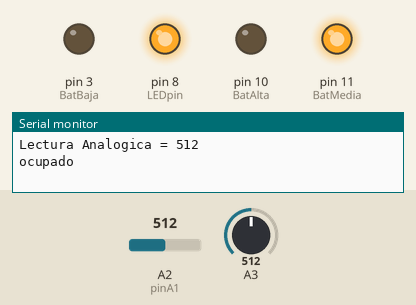
A sketch run on a simulated Arduino Uno, built with avr-gcc and run on an emulated ATmega328P. Parts: output pins drawn as LEDs (lit = HIGH), the last lines printed to the serial monitor. The inputs (shaded band) are chosen by the test bench; at power-on: A2 (pinA1) = 512, A3 = 512.

Above: at 2.2 s.
2.3 s: A2 (pinA1) set to 874
5.5 s: A2 (pinA1) set to 903
At 6.1 s:
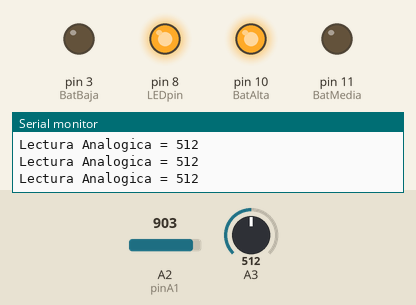
8.5 s: A2 (pinA1) set to 716
At 9.6 s:
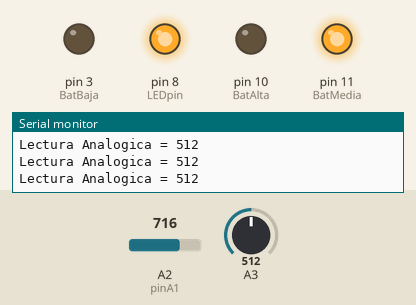
10.0 s: A2 (pinA1) set to 900
At 11.4 s:
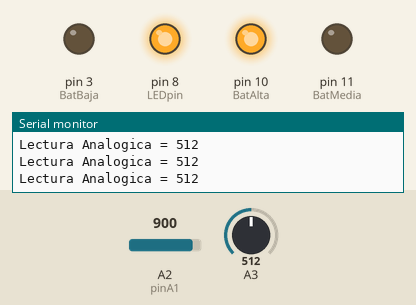
Timing chart, 0 to 13.0 s (numbered marks = the images above; inputs shaded):
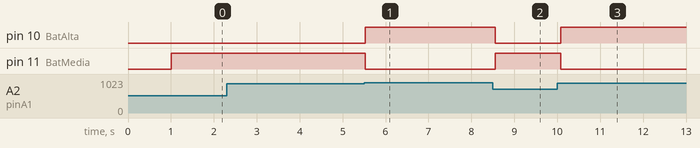

Measured:
- the behaviour switches between 886 and 887 on A2 (pinA1) (found by bisection; images 0 and 1)
- after the input at 5.5 s, pin 10 (BatAlta): LOW → HIGH at once; pin 11 (BatMedia): HIGH → LOW at once
- after the input at 8.5 s, pin 10 (BatAlta): HIGH → LOW after 0.06 s; pin 11 (BatMedia): LOW → HIGH after 0.06 s
- after the input at 10.0 s, pin 10 (BatAlta): LOW → HIGH after 0.08 s; pin 11 (BatMedia): HIGH → LOW after 0.08 s

The sketch:

CONFIG_SENSOR_NANO.ino
```cpp
  #include <SoftwareSerial.h>  //Libreria para realizar la conexión Serial
  #define pinA1 2
  #define LEDpin 8
  #define BatAlta 10
  #define BatMedia 11
  #define BatBaja 3
  #define AnalogPin 3

int limiteMaximoBateria;
int *bateria_Actual;
int bateria_Act;
int *bateria_Anterior;
int bateria_Ant;
String estado;     //Estado del sensor de presion -> Puede ser "ocupado" o "desocupado"
int ResRead;         // La Lectura de la Resistencia por División de Tensión.
int *pContador = 0;    // Contador único para detectar el primer estado de la cama al iniciar el sistema.
int contador=0;
SoftwareSerial SUART(9,7);  //Comunicación serial con el ESP 8266.

//------------------------------ SET UP----------------------
void setup()
{
  Serial.begin(115200);       // Enviaremos la información de depuración a través del Monitor de Serial.
  iniciarConfiguracion();
  limiteMaximoBateria = calibrarBateria(1000, 470, 9);
  pContador = &contador;
  bateria_Anterior = &bateria_Ant;
  bateria_Actual = &bateria_Act;
}

// ---------------------------- LOOP -----------------------
void loop()
{
  //Sensar nivel de la bateria
  int porcentajeBateria = leerPorcentajeBateria(limiteMaximoBateria);
  *bateria_Actual = enviarBateria(porcentajeBateria);
  if( contador == 1){
    enviarEstadoBateria(*bateria_Anterior,*bateria_Actual);
  }
  //Lectura del sensor
  int lectura = leerSensor(AnalogPin);
  // Detección del estado inicial del sensor y envio al ESP8266 a traves del método print.
  lecturaInicial(estado,lectura,*pContador,*bateria_Actual);
  //Envio de datos unicamente cuando existe un cambio de estado.
  estado = enviarDatosSerial(lectura,estado);
  delay(500); //Cien “ms” de espera en cada lectura
}

//------------------------- FUNCIONES ----------------------

void iniciarConfiguracion(){
  SUART.begin(115200);        // BaudRate al que trabaja el ESP8266.
  pinMode(LEDpin, OUTPUT);    // Pin de salida de LED conxión.
  // Luces LED indicadoras de porcentaje de batería.
  pinMode(BatBaja,OUTPUT);
  pinMode(BatMedia,OUTPUT);
  pinMode(BatAlta,OUTPUT);

  while(!Serial){             // Se asegura de realizar la conexión serial antes de avanzar al ciclo infinito.
  }
  // Luz LED indicadora de bateria.
  digitalWrite(LEDpin, HIGH); // Enciende el LED indicador del sistema activo.;
  // Mensaje de bienvenida.
  Serial.println("Bienvenidos a Get A Bed v1.0");

}

int leerSensor(int analogPin){
  ResRead = analogRead(analogPin); // La Resistencia es igual a la lectura del sensor (Analog 0)
  Serial.print("Lectura Analogica = ");
  Serial.println(ResRead);
  return ResRead;
}

void lecturaInicial(String &estado, int lectura,int &contador,int &porcentaje){
    if(lectura>500 & contador == 0){
      estado = "ocupado";
      Serial.print("ocupado");
      SUART.print('o');
      delay(3000);
    } else if(lectura<500 & contador == 0) {
      estado = "desocupado";
      SUART.print('d');
      delay(3000);
    }

    if(contador == 0){
      *bateria_Anterior = porcentaje;
      SUART.print(porcentaje);
    }
      // Bandera para detener la detección inicial del sensor.
    if(contador == 0){
      contador = contador + 1;
    }
}

String enviarDatosSerial(int lectura, String estado){
  if(lectura>500 && estado.equals("desocupado")){
    estado = "ocupado";
    SUART.print('o');
    Serial.println("Ocupado");
  } else if (ResRead<500 && estado.equals("ocupado")){
    estado = "desocupado";
    SUART.print('d');
    Serial.println("Desocupado");
  }
  return estado;
}
/**
   @brief   Función que se debe utilizar de forma obligatoria si se requiere obtener el porcentaje de batería.
            Es necesario que se implemente un divisor de voltaje.
            Establece el voltaje máximo de entrada que entrega la batería en el rango de [0, 1023].
            Debe utilizarse en la función setup() luego de inicializar las variables de la librería.
   @param   rBajo: valor de la resistencia en Ohmios (Ω) que se encuentra conectada al negativo.
   @param   rArriba: valor de la resistencia en Ohmios Ohmios (Ω) que está conectada al positivo.
   @param   VIn: voltaje de la batería, puede indicar un voltaje nominal o realizar mediciones con un multímetro.
*/
int calibrarBateria(float rBajo, float rArriba, float vIn) {
  float vMax = (rBajo / (rBajo + rArriba)) * vIn;
  int limiteMaximoBateria = (int)(vMax * (1023 / 5));
  Serial.print("Calibrado! - El valor analogico maximo de bateria es = ");
  Serial.println(limiteMaximoBateria);
  delay(1000);
  return limiteMaximoBateria;
}

/**
   @brief   Función que se encarga de mapear el nivel de la batería en el rango de [0, 100]
   @return  porcentajeBateria: valor de tipo int que indica el nivel actual de carga de la batería.
*/
int leerPorcentajeBateria(int limiteMaximoBateria) {
  int bateria = analogRead(pinA1);
  delay(5); // permite que se estabilice el convertidor analógico-digital (ADC).
  int porcentajeBateria = map((int) bateria, 0, limiteMaximoBateria, 0, 100);
  return porcentajeBateria;
}

/**
    @brief   Obtiene el nivel de bateria más bajo que ha sido censado.
             Si existe una caída del nivel de la batería mayor al 5% el porcentaje no cambiará.
    @param   porcentajeBatería: valor que será leído continuamente en el programa.
    @return  nivelBateriaMayor: devuelve el porcentaje de batería mayor que ha sido leído.
*/
int compararNivelBateria(int porcentajeBateria) {
  int nivelBateriaMayor = 100;
  if ((porcentajeBateria <= nivelBateriaMayor)) {
    nivelBateriaMayor = porcentajeBateria;
  }
  if ((porcentajeBateria > nivelBateriaMayor - 5)) {
    nivelBateriaMayor = porcentajeBateria;
  }
  return nivelBateriaMayor;
}

/**
   @brief   Función que determina el envío de la batería dado cierto intervalo de tiempo.
            La batería solo se envía cuando el nivel es mayor a 30%.
   @param   porcentaje:
*/
int enviarBateria(int porcentaje)
{
  int porcentaje_real = compararNivelBateria(porcentaje);
  if (porcentaje_real > 70) {
    digitalWrite(BatAlta,HIGH);
    digitalWrite(BatMedia,LOW);
    digitalWrite(BatBaja,LOW);
  } else if (30<porcentaje_real <=70){
    digitalWrite(BatAlta,LOW);
    digitalWrite(BatMedia,HIGH);
    digitalWrite(BatBaja,LOW);
  }else {
    digitalWrite(BatAlta,LOW);
   digitalWrite(BatMedia,LOW);
    digitalWrite(BatBaja,HIGH);
  }
  return porcentaje_real;
}

void enviarEstadoBateria(int &cargaAnterior, int &cargaActual){
  if(cargaAnterior != cargaActual){
    cargaAnterior = cargaActual;
    SUART.print(cargaActual);
  }
}
```
